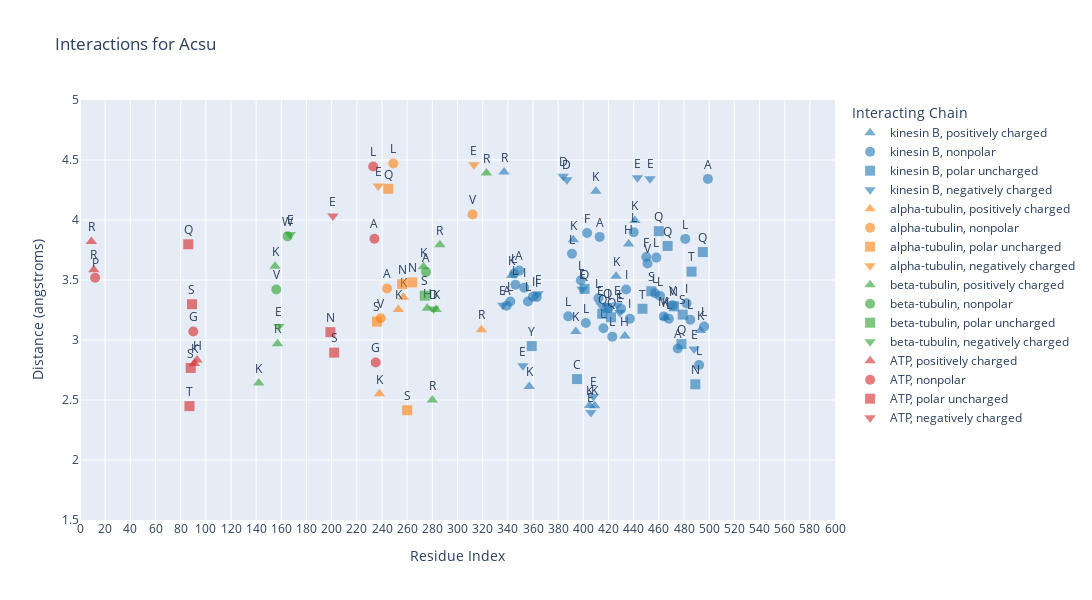
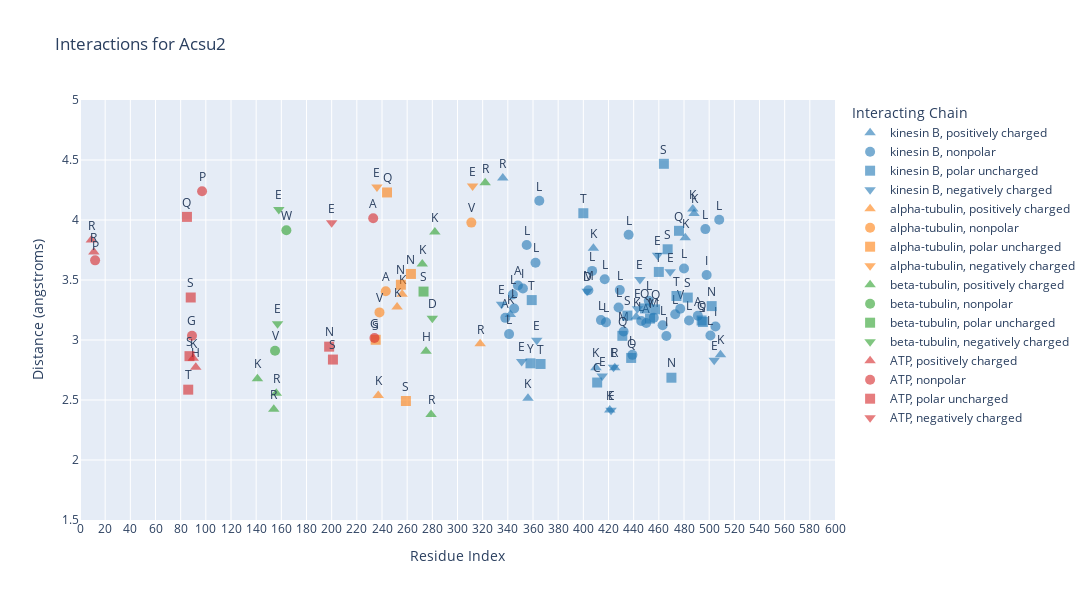
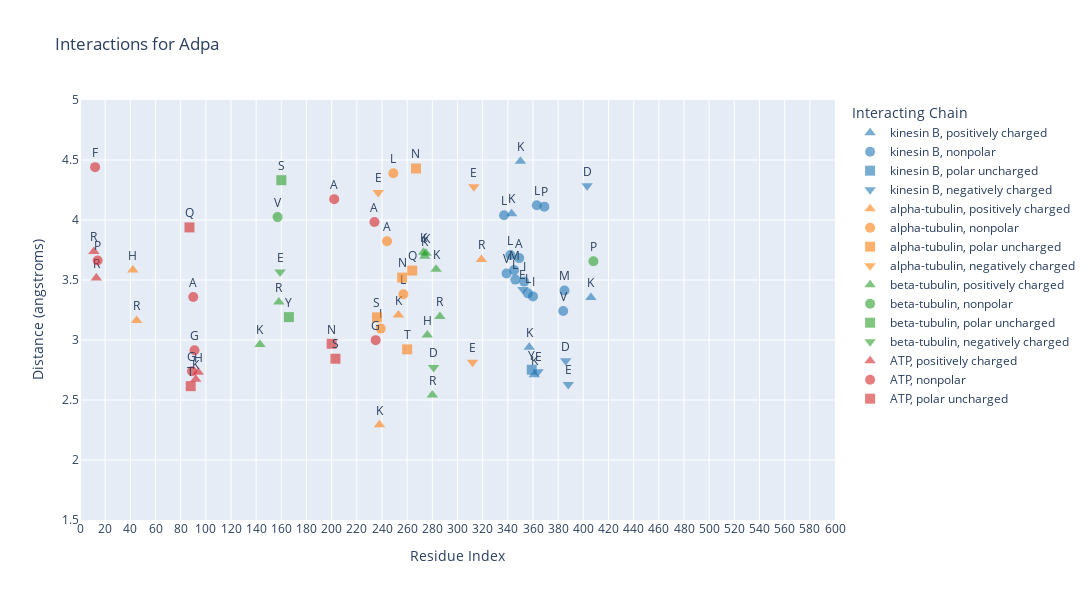
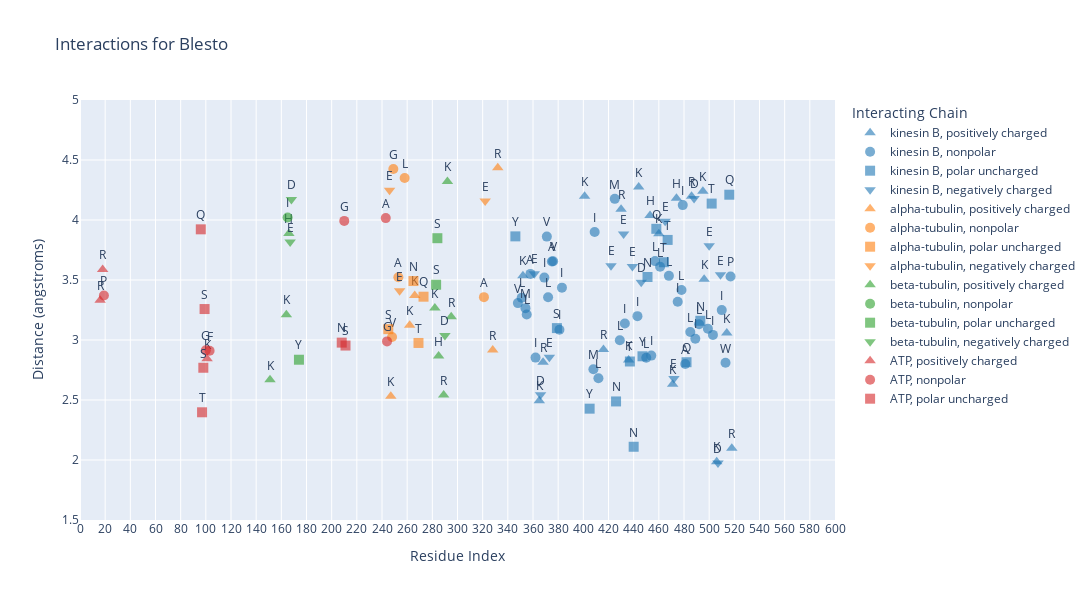

Here is the notebook cell these charts were saved with, in order:
### Code cell
# Define the path to the CSV file
csv_file_path = "../../data/3d_predictions/species_seeds/average_interactions_species.csv"

# Process the DataFrame
df_processed = process_dataframe(csv_file_path)

# Define the threshold value for distance filtering
distance_threshold = 4.5

# Create and display the plots with specified x-axis range, interacting chains, and files to plot
xaxis_range = [0, 600]  # Example x-axis range
yaxis_range = [1.5, distance_threshold + 0.5]
interacting_chains = ['ATP', 'beta-tubulin', 'alpha-tubulin', 'kinesin B']  # Example interacting chains to display

files_to_plot = None#['Acsu2', 'Acsu', 'Heal'] # Example files to plot 

plots = create_plots(df_processed, distance_threshold, xaxis_range=xaxis_range, yaxis_range=yaxis_range, interacting_chains=interacting_chains[:4], files_to_plot=files_to_plot)
